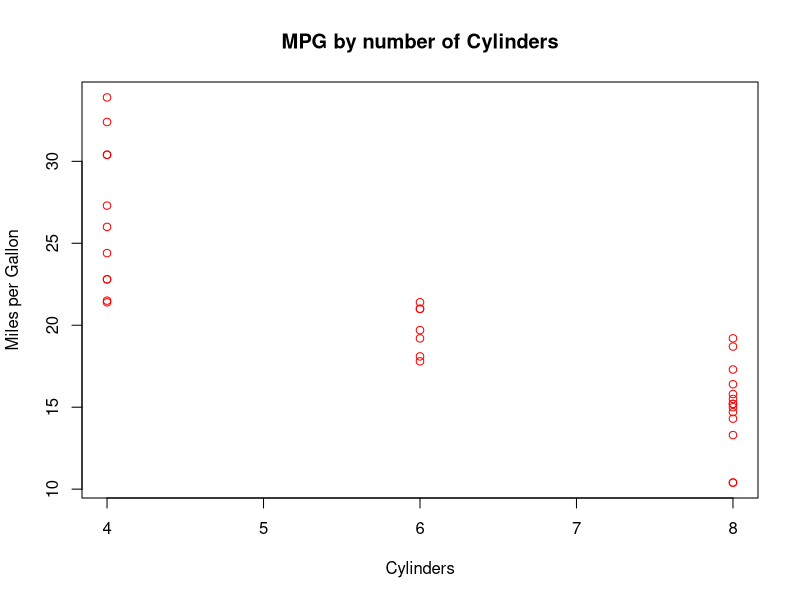
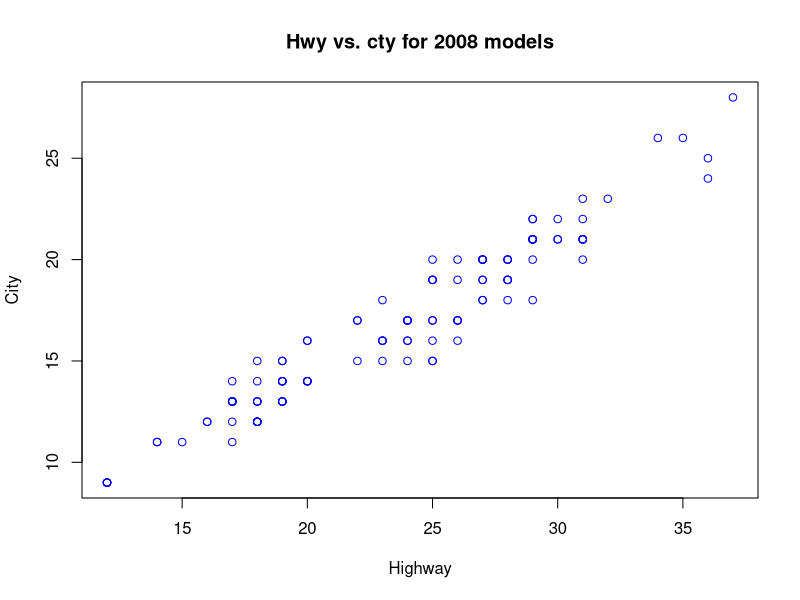

Here is the R script that generated these plots, in order:
## ---- chunk 1
data.00 <- mtcars
## ---- chunk 2
library(tidyverse)
## ---- chunk 3
# Filter for where cyl is 4
filter(data.00, cyl == 4)
# Subset columns
select(data.00, mpg, cyl)

data.00 %>% # Piping operator
  filter(cyl == 4)

data.00 %>%
  select(mpg, cyl)

### Creating something new
data.00 %>%
  mutate(mpg.per.cyl = mpg / cyl) %>%
  group_by(cyl) %>%
  summarize(mean.mpg.per.cyl = mean(mpg.per.cyl))

# Quick plot
plot(x = data.00$cyl, y = data.00$mpg, xlab = "Cylinders", ylab = "Miles per Gallon", col = "red", main = "MPG by number of Cylinders")
## ---- chunk 4
mpg
## ---- chunk 5
head(mpg, 6)
mpg[1:6,]
slice(data.00, 1:6)
str(mpg)
## ---- chunk 6
mpg %>%
  group_by(class) %>%
  summarize(mean_cty = mean(cty)) %>%
  filter(class == 'compact')

# Alternatively
mpg %>%
  select(class, cty) %>%  # Subset only desired variables
  group_by(class) %>% # Collect all vehicles of the same class in the calculation
  summarize(mean.cty = mean(cty)) %>%
  filter(class == 'compact')
## ---- chunk 7
mpg %>%
  mutate(hwy.per.cyl = hwy / cyl) %>%
  group_by(manufacturer, class, cyl) %>% # Creates working groups
  summarize(mean.hwy = mean(hwy),
            hwy.per.cyl = mean(hwy.per.cyl)) %>%
  select(manufacturer, class, cyl, mean.hwy, hwy.per.cyl)
## ---- chunk 8
models_2008 <- mpg %>%
  filter(year == 2008)

plot(x = models_2008$hwy, y = models_2008$cty, type = 'p', col = "blue", main = "Hwy vs. cty for 2008 models", xlab = "Highway", ylab = "City")
